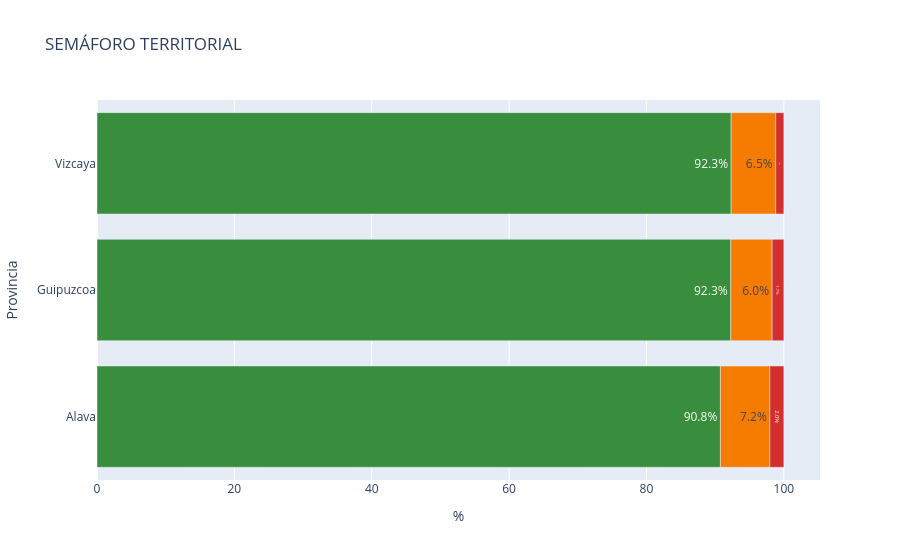

Write notebook code for a chart like this one.
### Code cell
df_p = df.groupby(['Provincia', 'Estado']).size().reset_index(name='n')
df_p['pct'] = df_p['n'] / df_p.groupby('Provincia')['n'].transform('sum') * 100

semaforo_graf=px.bar(
    df_p,
    x="pct",
    y="Provincia",
    color="Estado",
    color_discrete_map=mapa_colores,
    orientation='h',
    text=df_p['pct'].map('{:.1f}%'.format),
    category_orders={'Estado': ['3. Sanas', '2. Alerta (Salvables)', '1. Riesgo Crítico']},
    title="SEMÁFORO TERRITORIAL"
)

semaforo_graf.update_layout( xaxis_title="%", showlegend=False)
semaforo_graf.update_traces(textposition='inside')
semaforo_graf.show()

### Figure 1 — Plotly figure (JSON) as saved in the notebook; plotly's stock layout.template omitted (floating-point values rounded to 4 significant figures)
{"data": [{"hovertemplate": "Estado=3. Sanas<br>pct=%{x}<br>Provincia=%{y}<br>text=%{text}<extra></extra>", "legendgroup": "3. Sanas", "marker": {"color": "#388E3C", "pattern": {"shape": ""}}, "name": "3. Sanas", "orientation": "h", "showlegend": true, "text": ["90.8%", "92.3%", "92.3%"], "textposition": "inside", "type": "bar", "x": [90.76, 92.27, 92.33], "xaxis": "x", "y": ["Alava", "Guipuzcoa", "Vizcaya"], "yaxis": "y"}, {"hovertemplate": "Estado=2. Alerta (Salvables)<br>pct=%{x}<br>Provincia=%{y}<br>text=%{text}<extra></extra>", "legendgroup": "2. Alerta (Salvables)", "marker": {"color": "#F57C00", "pattern": {"shape": ""}}, "name": "2. Alerta (Salvables)", "orientation": "h", "showlegend": true, "text": ["7.2%", "6.0%", "6.5%"], "textposition": "inside", "type": "bar", "x": [7.203, 6.025, 6.493], "xaxis": "x", "y": ["Alava", "Guipuzcoa", "Vizcaya"], "yaxis": "y"}, {"hovertemplate": "Estado=1. Riesgo Crítico<br>pct=%{x}<br>Provincia=%{y}<br>text=%{text}<extra></extra>", "legendgroup": "1. Riesgo Crítico", "marker": {"color": "#D32F2F", "pattern": {"shape": ""}}, "name": "1. Riesgo Crítico", "orientation": "h", "showlegend": true, "text": ["2.0%", "1.7%", "1.2%"], "textposition": "inside", "type": "bar", "x": [2.034, 1.703, 1.179], "xaxis": "x", "y": ["Alava", "Guipuzcoa", "Vizcaya"], "yaxis": "y"}], "layout": {"barmode": "relative", "legend": {"title": {"text": "Estado"}, "tracegroupgap": 0}, "showlegend": false, "title": {"text": "SEMÁFORO TERRITORIAL"}, "xaxis": {"anchor": "y", "domain": [0, 1], "title": {"text": "%"}}, "yaxis": {"anchor": "x", "domain": [0, 1], "title": {"text": "Provincia"}}}}
